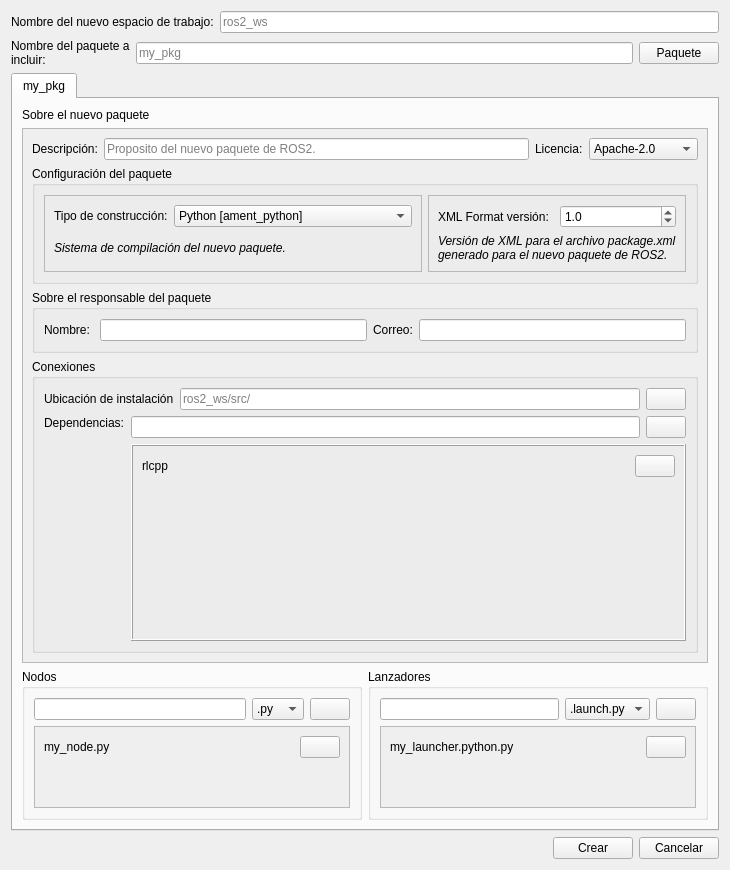
<?xml version="1.0" encoding="UTF-8"?>
<ui version="4.0">
 <class>Widget</class>
 <widget class="QWidget" name="Widget">
  <property name="geometry">
   <rect>
    <x>0</x>
    <y>0</y>
    <width>730</width>
    <height>870</height>
   </rect>
  </property>
  <property name="sizePolicy">
   <sizepolicy hsizetype="Expanding" vsizetype="Preferred">
    <horstretch>0</horstretch>
    <verstretch>0</verstretch>
   </sizepolicy>
  </property>
  <property name="minimumSize">
   <size>
    <width>730</width>
    <height>870</height>
   </size>
  </property>
  <property name="windowTitle">
   <string>RQT2 IDE / Nuevo espacio de trabajo</string>
  </property>
  <property name="windowIcon">
   <iconset>
    <normaloff>icons/logo.svg</normaloff>icons/logo.svg</iconset>
  </property>
  <layout class="QVBoxLayout" name="verticalLayout_17">
   <item>
    <layout class="QHBoxLayout" name="horizontalLayout_10">
     <item>
      <widget class="QLabel" name="LABELWSNew">
       <property name="sizePolicy">
        <sizepolicy hsizetype="Preferred" vsizetype="Minimum">
         <horstretch>0</horstretch>
         <verstretch>0</verstretch>
        </sizepolicy>
       </property>
       <property name="text">
        <string>Nombre del nuevo espacio de trabajo:</string>
       </property>
      </widget>
     </item>
     <item>
      <layout class="QVBoxLayout" name="verticalLayout_9">
       <item>
        <widget class="QLineEdit" name="EDITWSNew">
         <property name="sizePolicy">
          <sizepolicy hsizetype="MinimumExpanding" vsizetype="Fixed">
           <horstretch>0</horstretch>
           <verstretch>0</verstretch>
          </sizepolicy>
         </property>
         <property name="placeholderText">
          <string>ros2_ws</string>
         </property>
         <property name="clearButtonEnabled">
          <bool>false</bool>
         </property>
        </widget>
       </item>
      </layout>
     </item>
    </layout>
   </item>
   <item>
    <layout class="QHBoxLayout" name="horizontalLayout_8">
     <item>
      <widget class="QLabel" name="LABELPKGNew">
       <property name="sizePolicy">
        <sizepolicy hsizetype="Minimum" vsizetype="Minimum">
         <horstretch>0</horstretch>
         <verstretch>0</verstretch>
        </sizepolicy>
       </property>
       <property name="text">
        <string>Nombre del paquete a incluir:</string>
       </property>
       <property name="wordWrap">
        <bool>true</bool>
       </property>
      </widget>
     </item>
     <item>
      <widget class="QLineEdit" name="EDITPKGNew">
       <property name="sizePolicy">
        <sizepolicy hsizetype="MinimumExpanding" vsizetype="Fixed">
         <horstretch>0</horstretch>
         <verstretch>0</verstretch>
        </sizepolicy>
       </property>
       <property name="placeholderText">
        <string>my_pkg</string>
       </property>
      </widget>
     </item>
     <item>
      <widget class="QPushButton" name="BTNPKGNew">
       <property name="text">
        <string>Paquete</string>
       </property>
       <property name="icon">
        <iconset>
         <normaloff>icons/nes.svg</normaloff>icons/nes.svg</iconset>
       </property>
      </widget>
     </item>
    </layout>
   </item>
   <item>
    <widget class="QTabWidget" name="TABPKGNew">
     <property name="sizePolicy">
      <sizepolicy hsizetype="Expanding" vsizetype="MinimumExpanding">
       <horstretch>0</horstretch>
       <verstretch>0</verstretch>
      </sizepolicy>
     </property>
     <property name="currentIndex">
      <number>0</number>
     </property>
     <widget class="QWidget" name="tab">
      <attribute name="title">
       <string>my_pkg</string>
      </attribute>
      <layout class="QVBoxLayout" name="verticalLayout_4">
       <item>
        <widget class="QLabel" name="LABELPKGInfo">
         <property name="text">
          <string>Sobre el nuevo paquete</string>
         </property>
        </widget>
       </item>
       <item>
        <widget class="QScrollArea" name="scrollArea">
         <property name="sizePolicy">
          <sizepolicy hsizetype="Expanding" vsizetype="MinimumExpanding">
           <horstretch>0</horstretch>
           <verstretch>0</verstretch>
          </sizepolicy>
         </property>
         <property name="widgetResizable">
          <bool>true</bool>
         </property>
         <widget class="QWidget" name="scrollAreaWidgetContents">
          <property name="geometry">
           <rect>
            <x>0</x>
            <y>0</y>
            <width>688</width>
            <height>510</height>
           </rect>
          </property>
          <layout class="QVBoxLayout" name="verticalLayout_2">
           <item>
            <layout class="QHBoxLayout" name="horizontalLayout_15">
             <item>
              <widget class="QLabel" name="LABELPKGDescription">
               <property name="sizePolicy">
                <sizepolicy hsizetype="Preferred" vsizetype="Fixed">
                 <horstretch>0</horstretch>
                 <verstretch>0</verstretch>
                </sizepolicy>
               </property>
               <property name="text">
                <string>Descripción:</string>
               </property>
               <property name="wordWrap">
                <bool>true</bool>
               </property>
              </widget>
             </item>
             <item>
              <widget class="QLineEdit" name="EDITPKGDescription">
               <property name="placeholderText">
                <string>Proposito del nuevo paquete de ROS2.</string>
               </property>
              </widget>
             </item>
             <item>
              <widget class="QLabel" name="LABELPKGLicense">
               <property name="sizePolicy">
                <sizepolicy hsizetype="Preferred" vsizetype="Fixed">
                 <horstretch>0</horstretch>
                 <verstretch>0</verstretch>
                </sizepolicy>
               </property>
               <property name="text">
                <string>Licencia:</string>
               </property>
               <property name="wordWrap">
                <bool>true</bool>
               </property>
              </widget>
             </item>
             <item>
              <widget class="QComboBox" name="CBPKGLicense">
               <property name="sizePolicy">
                <sizepolicy hsizetype="Minimum" vsizetype="Fixed">
                 <horstretch>0</horstretch>
                 <verstretch>0</verstretch>
                </sizepolicy>
               </property>
               <item>
                <property name="text">
                 <string>Apache-2.0</string>
                </property>
               </item>
               <item>
                <property name="text">
                 <string>BSL-1.0</string>
                </property>
               </item>
               <item>
                <property name="text">
                 <string>MIT</string>
                </property>
               </item>
               <item>
                <property name="text">
                 <string>MIT-0</string>
                </property>
               </item>
               <item>
                <property name="text">
                 <string>GPL-3.0-only</string>
                </property>
               </item>
               <item>
                <property name="text">
                 <string>LGPL-3.0-only</string>
                </property>
               </item>
               <item>
                <property name="text">
                 <string>BSD-2.0</string>
                </property>
               </item>
               <item>
                <property name="text">
                 <string>BSD-2.Clause</string>
                </property>
               </item>
               <item>
                <property name="text">
                 <string>BSD-3.Clause</string>
                </property>
               </item>
              </widget>
             </item>
            </layout>
           </item>
           <item>
            <widget class="QGroupBox" name="GROUPPKGConf">
             <property name="sizePolicy">
              <sizepolicy hsizetype="Preferred" vsizetype="Fixed">
               <horstretch>0</horstretch>
               <verstretch>0</verstretch>
              </sizepolicy>
             </property>
             <property name="title">
              <string>Configuración del paquete</string>
             </property>
             <layout class="QHBoxLayout" name="horizontalLayout_5">
              <item>
               <widget class="QFrame" name="frame">
                <property name="frameShape">
                 <enum>QFrame::Shape::StyledPanel</enum>
                </property>
                <property name="frameShadow">
                 <enum>QFrame::Shadow::Raised</enum>
                </property>
                <layout class="QVBoxLayout" name="verticalLayout_5">
                 <item>
                  <layout class="QHBoxLayout" name="horizontalLayout_7">
                   <item>
                    <widget class="QLabel" name="LABELPKGAment">
                     <property name="sizePolicy">
                      <sizepolicy hsizetype="Preferred" vsizetype="Minimum">
                       <horstretch>0</horstretch>
                       <verstretch>0</verstretch>
                      </sizepolicy>
                     </property>
                     <property name="text">
                      <string>Tipo de construcción:</string>
                     </property>
                     <property name="wordWrap">
                      <bool>true</bool>
                     </property>
                    </widget>
                   </item>
                   <item>
                    <widget class="QComboBox" name="CBPKGAment">
                     <property name="sizePolicy">
                      <sizepolicy hsizetype="MinimumExpanding" vsizetype="Fixed">
                       <horstretch>0</horstretch>
                       <verstretch>0</verstretch>
                      </sizepolicy>
                     </property>
                     <item>
                      <property name="text">
                       <string>Python [ament_python]</string>
                      </property>
                     </item>
                     <item>
                      <property name="text">
                       <string>CMake [ament_cmake]</string>
                      </property>
                     </item>
                    </widget>
                   </item>
                  </layout>
                 </item>
                 <item>
                  <widget class="QLabel" name="INFOPKGAment">
                   <property name="sizePolicy">
                    <sizepolicy hsizetype="Expanding" vsizetype="Minimum">
                     <horstretch>0</horstretch>
                     <verstretch>0</verstretch>
                    </sizepolicy>
                   </property>
                   <property name="font">
                    <font>
                     <italic>true</italic>
                    </font>
                   </property>
                   <property name="text">
                    <string>Sistema de compilación del nuevo paquete.</string>
                   </property>
                   <property name="wordWrap">
                    <bool>true</bool>
                   </property>
                  </widget>
                 </item>
                </layout>
               </widget>
              </item>
              <item>
               <widget class="QFrame" name="frame_2">
                <property name="frameShape">
                 <enum>QFrame::Shape::StyledPanel</enum>
                </property>
                <property name="frameShadow">
                 <enum>QFrame::Shadow::Raised</enum>
                </property>
                <layout class="QVBoxLayout" name="verticalLayout_6">
                 <item>
                  <layout class="QHBoxLayout" name="horizontalLayout_6">
                   <item>
                    <widget class="QLabel" name="LABELXMLVer">
                     <property name="sizePolicy">
                      <sizepolicy hsizetype="Minimum" vsizetype="Minimum">
                       <horstretch>0</horstretch>
                       <verstretch>0</verstretch>
                      </sizepolicy>
                     </property>
                     <property name="text">
                      <string>XML Format versión:</string>
                     </property>
                     <property name="wordWrap">
                      <bool>true</bool>
                     </property>
                    </widget>
                   </item>
                   <item>
                    <widget class="QDoubleSpinBox" name="SPINXMLVer">
                     <property name="decimals">
                      <number>1</number>
                     </property>
                     <property name="singleStep">
                      <double>0.100000000000000</double>
                     </property>
                     <property name="value">
                      <double>1.000000000000000</double>
                     </property>
                    </widget>
                   </item>
                  </layout>
                 </item>
                 <item>
                  <widget class="QLabel" name="INFOXMLVer">
                   <property name="sizePolicy">
                    <sizepolicy hsizetype="Minimum" vsizetype="Minimum">
                     <horstretch>0</horstretch>
                     <verstretch>0</verstretch>
                    </sizepolicy>
                   </property>
                   <property name="font">
                    <font>
                     <italic>true</italic>
                    </font>
                   </property>
                   <property name="text">
                    <string>Versión de XML para el archivo package.xml generado para el nuevo paquete de ROS2.</string>
                   </property>
                   <property name="wordWrap">
                    <bool>true</bool>
                   </property>
                  </widget>
                 </item>
                </layout>
               </widget>
              </item>
             </layout>
            </widget>
           </item>
           <item>
            <widget class="QGroupBox" name="GROUPMainteiner">
             <property name="sizePolicy">
              <sizepolicy hsizetype="Preferred" vsizetype="Fixed">
               <horstretch>0</horstretch>
               <verstretch>0</verstretch>
              </sizepolicy>
             </property>
             <property name="title">
              <string>Sobre el responsable del paquete</string>
             </property>
             <layout class="QVBoxLayout" name="verticalLayout_12">
              <item>
               <layout class="QHBoxLayout" name="horizontalLayout_11">
                <item>
                 <widget class="QLabel" name="LABELMAINTName">
                  <property name="text">
                   <string>Nombre: </string>
                  </property>
                  <property name="wordWrap">
                   <bool>true</bool>
                  </property>
                 </widget>
                </item>
                <item>
                 <widget class="QLineEdit" name="EDITMAINTName"/>
                </item>
                <item>
                 <widget class="QLabel" name="LABELMAINTEmail">
                  <property name="text">
                   <string>Correo:</string>
                  </property>
                  <property name="wordWrap">
                   <bool>true</bool>
                  </property>
                 </widget>
                </item>
                <item>
                 <widget class="QLineEdit" name="EDITMAINTEmail"/>
                </item>
               </layout>
              </item>
             </layout>
            </widget>
           </item>
           <item>
            <widget class="QGroupBox" name="GROUPConf">
             <property name="sizePolicy">
              <sizepolicy hsizetype="Minimum" vsizetype="MinimumExpanding">
               <horstretch>0</horstretch>
               <verstretch>0</verstretch>
              </sizepolicy>
             </property>
             <property name="title">
              <string>Conexiones</string>
             </property>
             <layout class="QVBoxLayout" name="verticalLayout_8">
              <item>
               <layout class="QHBoxLayout" name="horizontalLayout_12">
                <item>
                 <widget class="QLabel" name="LABELPKGDir">
                  <property name="sizePolicy">
                   <sizepolicy hsizetype="Preferred" vsizetype="Minimum">
                    <horstretch>0</horstretch>
                    <verstretch>0</verstretch>
                   </sizepolicy>
                  </property>
                  <property name="text">
                   <string>Ubicación de instalación</string>
                  </property>
                  <property name="wordWrap">
                   <bool>true</bool>
                  </property>
                 </widget>
                </item>
                <item>
                 <widget class="QLineEdit" name="EDITPKGDir">
                  <property name="sizePolicy">
                   <sizepolicy hsizetype="Expanding" vsizetype="Fixed">
                    <horstretch>0</horstretch>
                    <verstretch>0</verstretch>
                   </sizepolicy>
                  </property>
                  <property name="placeholderText">
                   <string>ros2_ws/src/</string>
                  </property>
                 </widget>
                </item>
                <item>
                 <widget class="QPushButton" name="BTNPKGDir">
                  <property name="enabled">
                   <bool>true</bool>
                  </property>
                  <property name="sizePolicy">
                   <sizepolicy hsizetype="Fixed" vsizetype="Fixed">
                    <horstretch>0</horstretch>
                    <verstretch>0</verstretch>
                   </sizepolicy>
                  </property>
                  <property name="maximumSize">
                   <size>
                    <width>16777215</width>
                    <height>16777215</height>
                   </size>
                  </property>
                  <property name="icon">
                   <iconset theme="QIcon::ThemeIcon::FolderOpen"/>
                  </property>
                 </widget>
                </item>
               </layout>
              </item>
              <item>
               <layout class="QHBoxLayout" name="horizontalLayout_13">
                <item>
                 <widget class="QLabel" name="LABELPKGApts">
                  <property name="sizePolicy">
                   <sizepolicy hsizetype="Preferred" vsizetype="Minimum">
                    <horstretch>0</horstretch>
                    <verstretch>0</verstretch>
                   </sizepolicy>
                  </property>
                  <property name="text">
                   <string>Dependencias:</string>
                  </property>
                  <property name="alignment">
                   <set>Qt::AlignmentFlag::AlignLeading|Qt::AlignmentFlag::AlignLeft|Qt::AlignmentFlag::AlignTop</set>
                  </property>
                  <property name="wordWrap">
                   <bool>true</bool>
                  </property>
                 </widget>
                </item>
                <item>
                 <layout class="QVBoxLayout" name="verticalLayout_7">
                  <item>
                   <layout class="QHBoxLayout" name="horizontalLayout_14">
                    <item>
                     <widget class="QLineEdit" name="EDITPKGApts"/>
                    </item>
                    <item>
                     <widget class="QPushButton" name="BTNPKGApts">
                      <property name="icon">
                       <iconset>
                        <normaloff>icons/nes.svg</normaloff>icons/nes.svg</iconset>
                      </property>
                     </widget>
                    </item>
                   </layout>
                  </item>
                  <item>
                   <widget class="QFrame" name="FRAMEPKGAdded">
                    <property name="frameShape">
                     <enum>QFrame::Shape::Box</enum>
                    </property>
                    <property name="frameShadow">
                     <enum>QFrame::Shadow::Raised</enum>
                    </property>
                    <layout class="QVBoxLayout" name="verticalLayout_14">
                     <item>
                      <layout class="QHBoxLayout" name="LAYOUTPKGAdded">
                       <item>
                        <widget class="QLabel" name="LABELPKGAdded">
                         <property name="sizePolicy">
                          <sizepolicy hsizetype="MinimumExpanding" vsizetype="Preferred">
                           <horstretch>0</horstretch>
                           <verstretch>0</verstretch>
                          </sizepolicy>
                         </property>
                         <property name="text">
                          <string>rlcpp</string>
                         </property>
                        </widget>
                       </item>
                       <item>
                        <widget class="QPushButton" name="BTNPKGAdded">
                         <property name="icon">
                          <iconset>
                           <normaloff>icons/close.svg</normaloff>icons/close.svg</iconset>
                         </property>
                        </widget>
                       </item>
                      </layout>
                     </item>
                     <item>
                      <spacer name="verticalSpacer">
                       <property name="orientation">
                        <enum>Qt::Orientation::Vertical</enum>
                       </property>
                       <property name="sizeHint" stdset="0">
                        <size>
                         <width>20</width>
                         <height>40</height>
                        </size>
                       </property>
                      </spacer>
                     </item>
                    </layout>
                   </widget>
                  </item>
                 </layout>
                </item>
               </layout>
              </item>
             </layout>
            </widget>
           </item>
          </layout>
         </widget>
        </widget>
       </item>
       <item>
        <layout class="QHBoxLayout" name="horizontalLayout_26">
         <property name="sizeConstraint">
          <enum>QLayout::SizeConstraint::SetMinimumSize</enum>
         </property>
         <item>
          <widget class="QGroupBox" name="GROUPNode">
           <property name="sizePolicy">
            <sizepolicy hsizetype="Preferred" vsizetype="Preferred">
             <horstretch>0</horstretch>
             <verstretch>0</verstretch>
            </sizepolicy>
           </property>
           <property name="title">
            <string>Nodos</string>
           </property>
           <layout class="QVBoxLayout" name="verticalLayout_10">
            <item>
             <layout class="QHBoxLayout" name="horizontalLayout_16">
              <property name="sizeConstraint">
               <enum>QLayout::SizeConstraint::SetMinimumSize</enum>
              </property>
              <item>
               <widget class="QLineEdit" name="EDITNODENew">
                <property name="sizePolicy">
                 <sizepolicy hsizetype="MinimumExpanding" vsizetype="Fixed">
                  <horstretch>0</horstretch>
                  <verstretch>0</verstretch>
                 </sizepolicy>
                </property>
               </widget>
              </item>
              <item>
               <widget class="QComboBox" name="CBNODENew">
                <item>
                 <property name="text">
                  <string>.py</string>
                 </property>
                </item>
                <item>
                 <property name="text">
                  <string>.cpp</string>
                 </property>
                </item>
               </widget>
              </item>
              <item>
               <widget class="QPushButton" name="BTNNODENew">
                <property name="icon">
                 <iconset>
                  <normaloff>icons/nes.svg</normaloff>icons/nes.svg</iconset>
                </property>
               </widget>
              </item>
             </layout>
            </item>
            <item>
             <widget class="QScrollArea" name="FRAMENODEAdded">
              <property name="sizePolicy">
               <sizepolicy hsizetype="Expanding" vsizetype="Preferred">
                <horstretch>0</horstretch>
                <verstretch>0</verstretch>
               </sizepolicy>
              </property>
              <property name="widgetResizable">
               <bool>true</bool>
              </property>
              <widget class="QWidget" name="scrollAreaWidgetContents_2">
               <property name="geometry">
                <rect>
                 <x>0</x>
                 <y>0</y>
                 <width>315</width>
                 <height>90</height>
                </rect>
               </property>
               <layout class="QVBoxLayout" name="verticalLayout_16">
                <item>
                 <layout class="QHBoxLayout" name="LAYOUTNODEAdded">
                  <item>
                   <widget class="QLabel" name="LABELNODEAdded">
                    <property name="sizePolicy">
                     <sizepolicy hsizetype="MinimumExpanding" vsizetype="Preferred">
                      <horstretch>0</horstretch>
                      <verstretch>0</verstretch>
                     </sizepolicy>
                    </property>
                    <property name="text">
                     <string>my_node.py</string>
                    </property>
                   </widget>
                  </item>
                  <item>
                   <widget class="QPushButton" name="BTNNODEAdded">
                    <property name="icon">
                     <iconset>
                      <normaloff>icons/close.svg</normaloff>icons/close.svg</iconset>
                    </property>
                   </widget>
                  </item>
                 </layout>
                </item>
                <item>
                 <spacer name="verticalSpacer_2">
                  <property name="orientation">
                   <enum>Qt::Orientation::Vertical</enum>
                  </property>
                  <property name="sizeHint" stdset="0">
                   <size>
                    <width>20</width>
                    <height>40</height>
                   </size>
                  </property>
                 </spacer>
                </item>
               </layout>
              </widget>
             </widget>
            </item>
           </layout>
          </widget>
         </item>
         <item>
          <widget class="QGroupBox" name="GROUPLaunch">
           <property name="title">
            <string>Lanzadores</string>
           </property>
           <layout class="QVBoxLayout" name="verticalLayout_15">
            <item>
             <layout class="QHBoxLayout" name="horizontalLayout_17">
              <item>
               <widget class="QLineEdit" name="EDITLAUNCHNew">
                <property name="sizePolicy">
                 <sizepolicy hsizetype="MinimumExpanding" vsizetype="Fixed">
                  <horstretch>0</horstretch>
                  <verstretch>0</verstretch>
                 </sizepolicy>
                </property>
               </widget>
              </item>
              <item>
               <widget class="QComboBox" name="CBLAUNCHNew">
                <item>
                 <property name="text">
                  <string>.launch.py</string>
                 </property>
                </item>
                <item>
                 <property name="text">
                  <string>.yaml</string>
                 </property>
                </item>
                <item>
                 <property name="text">
                  <string>.xml</string>
                 </property>
                </item>
               </widget>
              </item>
              <item>
               <widget class="QPushButton" name="BTNLAUNCHNew">
                <property name="icon">
                 <iconset>
                  <normaloff>icons/nes.svg</normaloff>icons/nes.svg</iconset>
                </property>
               </widget>
              </item>
             </layout>
            </item>
            <item>
             <widget class="QScrollArea" name="FRAMELAUNCHAdd">
              <property name="sizePolicy">
               <sizepolicy hsizetype="Expanding" vsizetype="Preferred">
                <horstretch>0</horstretch>
                <verstretch>0</verstretch>
               </sizepolicy>
              </property>
              <property name="widgetResizable">
               <bool>true</bool>
              </property>
              <widget class="QWidget" name="scrollAreaWidgetContents_3">
               <property name="geometry">
                <rect>
                 <x>0</x>
                 <y>0</y>
                 <width>315</width>
                 <height>90</height>
                </rect>
               </property>
               <layout class="QVBoxLayout" name="verticalLayout_13">
                <item>
                 <layout class="QHBoxLayout" name="LAYOUTLAUNCHAdded">
                  <item>
                   <widget class="QLabel" name="LABELLAUNCHAdded">
                    <property name="sizePolicy">
                     <sizepolicy hsizetype="MinimumExpanding" vsizetype="Preferred">
                      <horstretch>0</horstretch>
                      <verstretch>0</verstretch>
                     </sizepolicy>
                    </property>
                    <property name="text">
                     <string>my_launcher.python.py</string>
                    </property>
                   </widget>
                  </item>
                  <item>
                   <widget class="QPushButton" name="BTNLAUNCHAdded">
                    <property name="icon">
                     <iconset>
                      <normaloff>icons/close.svg</normaloff>icons/close.svg</iconset>
                    </property>
                   </widget>
                  </item>
                 </layout>
                </item>
                <item>
                 <spacer name="verticalSpacer_3">
                  <property name="orientation">
                   <enum>Qt::Orientation::Vertical</enum>
                  </property>
                  <property name="sizeHint" stdset="0">
                   <size>
                    <width>20</width>
                    <height>40</height>
                   </size>
                  </property>
                 </spacer>
                </item>
               </layout>
              </widget>
             </widget>
            </item>
           </layout>
          </widget>
         </item>
        </layout>
       </item>
      </layout>
     </widget>
    </widget>
   </item>
   <item>
    <layout class="QHBoxLayout" name="horizontalLayout_19">
     <item>
      <spacer name="horizontalSpacer_2">
       <property name="orientation">
        <enum>Qt::Orientation::Horizontal</enum>
       </property>
       <property name="sizeHint" stdset="0">
        <size>
         <width>40</width>
         <height>20</height>
        </size>
       </property>
      </spacer>
     </item>
     <item>
      <widget class="QPushButton" name="BTNMake">
       <property name="text">
        <string>Crear</string>
       </property>
      </widget>
     </item>
     <item>
      <widget class="QPushButton" name="BTNCancell">
       <property name="text">
        <string>Cancelar</string>
       </property>
      </widget>
     </item>
    </layout>
   </item>
  </layout>
 </widget>
 <resources/>
 <connections/>
</ui>
